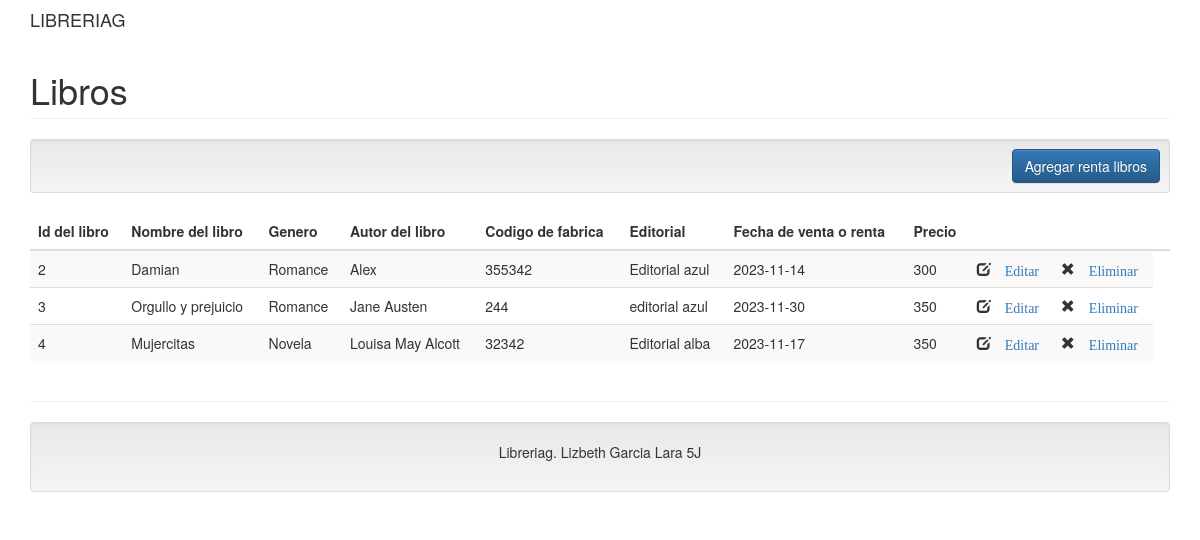
The page / on the database its author committed.
### tables this page shows
CREATE TABLE `tbl_libro` (
  `id` int(11) NOT NULL,
  `id_libro` varchar(50) NOT NULL,
  `nombre_libro` varchar(50) NOT NULL,
  `genero` varchar(50) NOT NULL,
  `autor_libro` varchar(50) NOT NULL,
  `codigo_fabrica` int(20) NOT NULL,
  `editorial` varchar(50) NOT NULL,
  `fecha_venta_renta` date NOT NULL,
  `precio` double(10,2) NOT NULL
);

### Controller/rentalibros.controller.php (called while the page is built, shortened)
<?php
require_once 'Model/rentalibros.php';
class rentalibrosController{
    public function __CONSTRUCT(){
        $this->model = new rentalibros();
    }
    public function Index(){
        require_once 'View/header.php';
        require_once 'View/rentalibros.php';
        require_once 'View/footer.php';
    }
}

### Model/conexion.php (called while the page is built)
<?php
class Conexion
{
    public static function StartUp()
    {
        $pdo = new PDO('mysql:host=localhost;dbname=bd_libreriag;charset=utf8', 'root', '');
        $pdo->setAttribute(PDO::ATTR_ERRMODE, PDO::ERRMODE_EXCEPTION);
        return $pdo;
    }
}
?>

### Model/rentalibros.php (called while the page is built, shortened)
<?php
class rentalibros
{
	private $pdo;
	public function __CONSTRUCT()
	{
		try
		{
			$this->pdo = Conexion::StartUp();
		}
		catch(Exception $e)
		{
			die($e->getMessage());
		}
	}
	public function Listar()
	{
		try
		{
			$stm = $this->pdo->prepare("SELECT * FROM tbl_libro");
			$stm->execute();
			return $stm->fetchAll(PDO::FETCH_OBJ);
		}
		catch(Exception $e)
		{
			die($e->getMessage());
		}
	}
}
?>

### View/rentalibros.php (the view)
<h4>LIBRERIAG</h4>
<h1 class="page-header">Libros</h1>
<div class="well well-sm text-right">
    <a class="btn btn-primary" href="?c=rentalibros&a=Crud">Agregar renta libros</a>
</div>
<table class="table table-striped">
    <thead>
        <tr>
            <th >Id del libro</th>
            <th>Nombre del libro</th>
            <th>Genero</th>
            <th >Autor del libro</th>
            <th >Codigo de fabrica</th>
            <th >Editorial</th>
            <th >Fecha de venta o renta</th>
            <th >Precio</th>
            <th ></th>
            <th ></th>
            <th ></th>
        </tr>
    </thead>
    <tbody>
    <?php foreach($this->model->Listar() as $r): ?>
        <tr>
            <td><?php echo $r->id_libro; ?></td>
            <td><?php echo $r->nombre_libro; ?></td>
            <td><?php echo $r->genero; ?></td>
            <td><?php echo $r->autor_libro; ?></td>
            <td><?php echo $r->codigo_fabrica; ?></td>
            <td><?php echo $r->editorial; ?></td>
            <td><?php echo $r->fecha_venta_renta; ?></td>
            <td><?php echo $r->precio; ?></td>
            <td>
            <i class="glyphicon glyphicon-edit"><a href="?c=rentalibros&a=Crud&id=<?php echo $r->id; ?>"> Editar</a></i>
            </td>
            <td>
                <i class="glyphicon glyphicon-remove"><a href="?c=rentalibros&a=Eliminar&id=<?php echo $r->id; ?>"> Eliminar</a></i>
            </td>
        </tr>
    <?php endforeach; ?>
    </tbody>
</table>

### index.php (shortened to what this page needs)
<?php
require_once 'Model/conexion.php';
if(!isset($_REQUEST['c']))
{
    $controller = new $controller;
    $controller->Index();
}
?>

### View/header.php (shortened to what this page needs)
<!DOCTYPE html>
<html lang="es">
	<head>
        <link rel="stylesheet" href="assets/css/bootstrap.min.css" />
        <link rel="stylesheet" href="assets/css/bootstrap-theme.min.css" />
        <link rel="stylesheet" href="assets/js/jquery-ui/jquery-ui.min.css" />
        <link rel="stylesheet" href="assets/css/style.css" />
	</head>
    <body>
    <div class="container">

### View/footer.php (shortened to what this page needs)
<div class="row">
                <div class="col-xs-12">
                    <hr />
                    <footer class="text-center well">
                        <p>Libreriag. Lizbeth Garcia Lara 5J</a></p>
                    </footer>
                </div>
            </div>
        </div>
    </body>
</html>

### rows shown on the page
tbl_libro: id_libro "2", nombre_libro "Damian", genero "Romance", autor_libro "Alex", codigo_fabrica "355342", editorial "Editorial azul", fecha_venta_renta "2023-11-14", precio "300"
tbl_libro: id_libro "3", nombre_libro "Orgullo y prejuicio", genero "Romance", autor_libro "Jane Austen", codigo_fabrica "244", editorial "editorial azul", fecha_venta_renta "2023-11-30", precio "350"
tbl_libro: id_libro "4", nombre_libro "Mujercitas", genero "Novela", autor_libro "Louisa May Alcott", codigo_fabrica "32342", editorial "Editorial alba", fecha_venta_renta "2023-11-17", precio "350"
